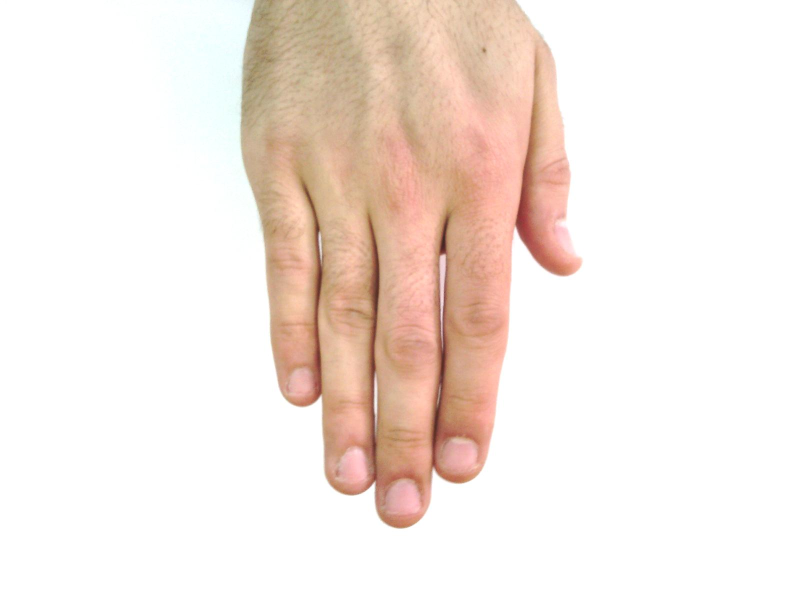
#> input picture src/hand_test/Hand_0000005.jpg, 1600 x 1200 px, given in place of the camera (shown at 1/2 size)
$ python main.py
#> lines starting #> are read from the running program, lines starting #| are printed output that depends on the picture; after the words box and inside, x2 and y2 are one past the last pixel; in counts of white or black regions, pixels touching at a corner belong together
### src/alglib/processing.py
import cv2
import numpy as np
import alglib.colour_space as colour
from scipy.signal import find_peaks

def hsv_mask(frame, lower=np.array([2, 35, 128], np.uint8), upper=np.array([30, 124, 255], np.uint8)):

    colour_space = colour.hsv(frame)

    mask = cv2.inRange(colour_space, lower, upper)

    return mask


# [85 lines left out: functions auto_canny, contour_hsv, contour_canny, contour_curvature_kcos, contour_angle_maxima, not called in this run]


def contour_clustering(contour, cluster_points, grouping_distance=15):

    contour_list = contour.tolist()

    cluster_points_list = cluster_points[0].tolist()

    contour_indexs = []

    for point in cluster_points_list:

        index = contour_list.index(point)

        contour_indexs.append(index)

    contour_indexs = sorted(contour_indexs)

    cluster_groups = []

    current_group = []

    if len(contour_indexs) - 1 > 1:

        for i in range(0, len(contour_indexs)):

            found_neighbour = False

            if i == 0:
                point_to_add = contour_list[contour_indexs[i]]
                current_group.append(point_to_add)

            A_dist = contour_indexs[i - 1]
            B_dist = contour_indexs[i]

            point_to_point_dist = abs(A_dist - B_dist)

            if point_to_point_dist < grouping_distance:
                found_neighbour = True
                point_to_add = contour_list[contour_indexs[i]]
                current_group.append(point_to_add)

            if found_neighbour == False:
                cluster_groups.append(current_group)
                current_group = []
                current_group.append(contour_list[contour_indexs[i]])

    criteria = (cv2.TERM_CRITERIA_EPS + cv2.TERM_CRITERIA_MAX_ITER, 10, 1.0)

    for i in range(0, len(cluster_groups)):

        if len(cluster_groups[i]) > 1:
            np_group = np.array(cluster_groups[i], dtype=int)
            grouped_point = centeroidnp(np_group)
            X = grouped_point[0]
            Y = grouped_point[1]
            cluster_groups[i] = [[[X, Y]]]

    return cluster_groups


def centeroidnp(arr):
    points = arr.tolist()

    x_sum = 0
    y_sum = 0

    length = len(points)

    for point in points:
        x_sum += point[0][0]
        y_sum += point[0][1]

    return int(x_sum/length), int(y_sum/length)


# [6 lines left out: function blob_detect, not called in this run]


def filter_contours(contours, area=50):

    rtn_contours = []

    for cnt in contours:
        if area < cv2.contourArea(cnt):
            rtn_contours.append(cnt)

    return rtn_contours


def hand_contours():

    return


hsv_map = np.zeros((180, 256, 3), np.uint8)
h, s = np.indices(hsv_map.shape[:2])
hsv_map[:, :, 0] = h
hsv_map[:, :, 1] = s
hsv_map[:, :, 2] = 255
hsv_map = cv2.cvtColor(hsv_map, cv2.COLOR_HSV2BGR)
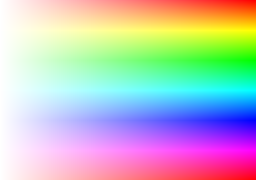
#> hsv_map: shape (180, 256, 3); mean B, G, R 190.8, 190.8, 190.9
#> further down, frame is the input picture: shape (1200, 1600, 3); mean B, G, R 225.4, 232.4, 244.5
hist_scale = 10


# [10 lines left out: function hsv_histogram, not called in this run]

### src/alglib/filter.py
import cv2
import numpy as np


def guass(frame, sigma=1):

#> called with sigma = 1
    kernel = cv2.getGaussianKernel(7, sigma)

    frame = cv2.filter2D(frame, -1, kernel)

    return frame


# [9 lines left out: function sharpen, not called in this run]

### src/alglib/colour_space.py
import cv2
import numpy as np


def hsv(frame):

    colour_space = cv2.cvtColor(frame, cv2.COLOR_BGR2HSV)
#> colour_space: shape (1200, 1600, 3); mean H, S, V 7.5, 23.3, 244.8

    return colour_space


# [15 lines left out: functions gray, white_balance, not called in this run]

### src/alglib/two_filter.py
import cv2
import numpy as np
import alglib.processing as processing
import alglib.filter as filter

lower1 = np.array([0, 70, 0])
upper1 = np.array([180, 255, 256])

lower2 = np.array([26, 0, 0])
upper2 = np.array([26, 40, 256])

lower3 = np.array([20, 0, 0])
upper3 = np.array([160, 256, 256])

lower4 = np.array([160, 256, 0])
upper4 = np.array([180, 256, 256])


def filtered_frame(frame):

    hsv_filer1 = processing.hsv_mask(frame, lower1, upper1)
#> in hsv_mask, `mask = cv2.inRange(colour_space, lower, upper)`:
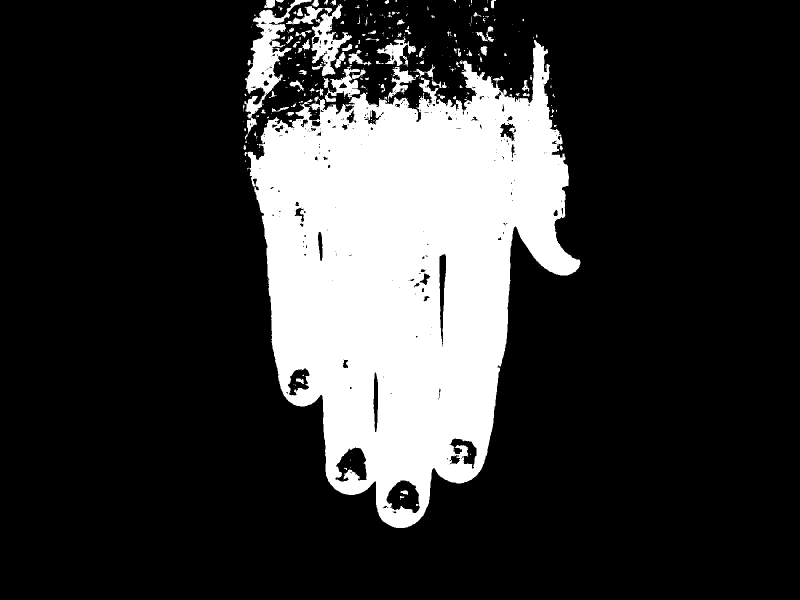
#> mask: shape (1200, 1600) (shown at 1/2 size); 20.8% white; 346 white regions (248 under 20 px), largest, box (x1, y1, x2, y2) and area: (494, 80, 1161, 1056) 373735, (489, 0, 623, 268) 9110, (572, 8, 704, 152) 5310
    hsv_filer2 = processing.hsv_mask(frame, lower2, upper2)
#> in hsv_mask (call 2), `mask = cv2.inRange(colour_space, lower, upper)`:
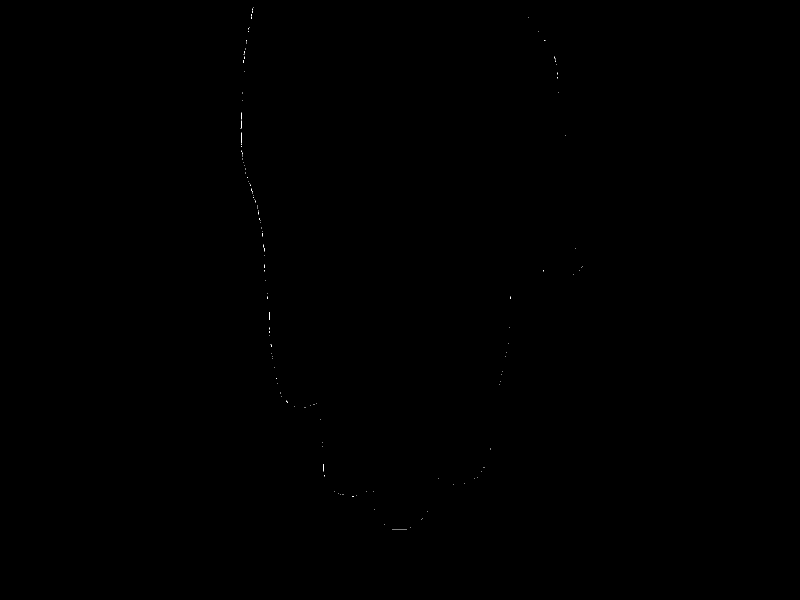
#> mask: shape (1200, 1600) (shown at 1/2 size); 0.02% white in thin lines or dots, all inside (x1, y1, x2, y2) = (481, 15, 1165, 1059)
    hsv_filer3 = processing.hsv_mask(frame, lower3, upper3)
#> in hsv_mask (call 3), `mask = cv2.inRange(colour_space, lower, upper)`:
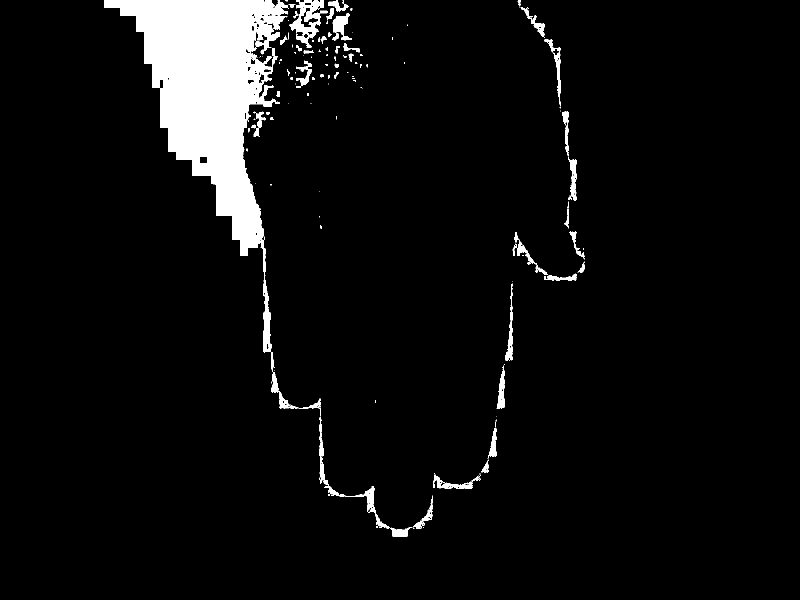
#> mask: shape (1200, 1600) (shown at 1/2 size); 5.5% white; 152 white regions (93 under 20 px), largest, box (x1, y1, x2, y2) and area: (208, 0, 576, 544) 84298, (579, 0, 656, 96) 2921, (639, 834, 824, 1073) 2415
    hsv_filer4 = processing.hsv_mask(frame, lower4, upper4)

    blocking = cv2.bitwise_or(hsv_filer3, hsv_filer4)

    cv2.bitwise_not(hsv_filer2, hsv_filer2)

    blocking_filter = cv2.bitwise_and(hsv_filer2, blocking)
#> blocking_filter: shape (1200, 1600); 5.4% white; 151 white regions (91 under 20 px), largest, box (x1, y1, x2, y2) and area: (208, 0, 576, 544) 84093, (579, 0, 656, 96) 2921, (527, 545, 544, 705) 1374

    cv2.bitwise_not(blocking_filter, blocking_filter)
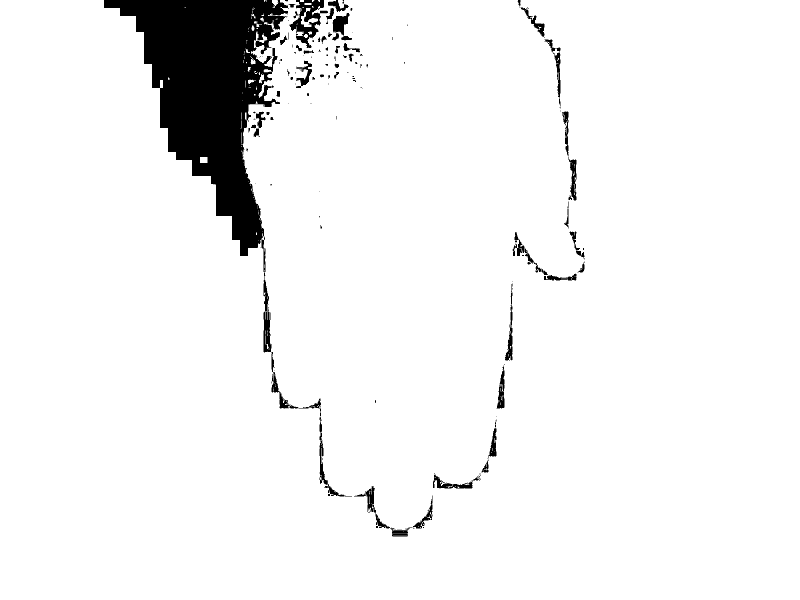
#> blocking_filter: shape (1200, 1600) (shown at 1/2 size); 94.6% white; 151 black regions (91 under 20 px), largest, box (x1, y1, x2, y2) and area: (208, 0, 576, 544) 84093, (579, 0, 656, 96) 2921, (527, 545, 544, 705) 1374

    hsv_filter_final = cv2.bitwise_and(hsv_filer1, blocking_filter)
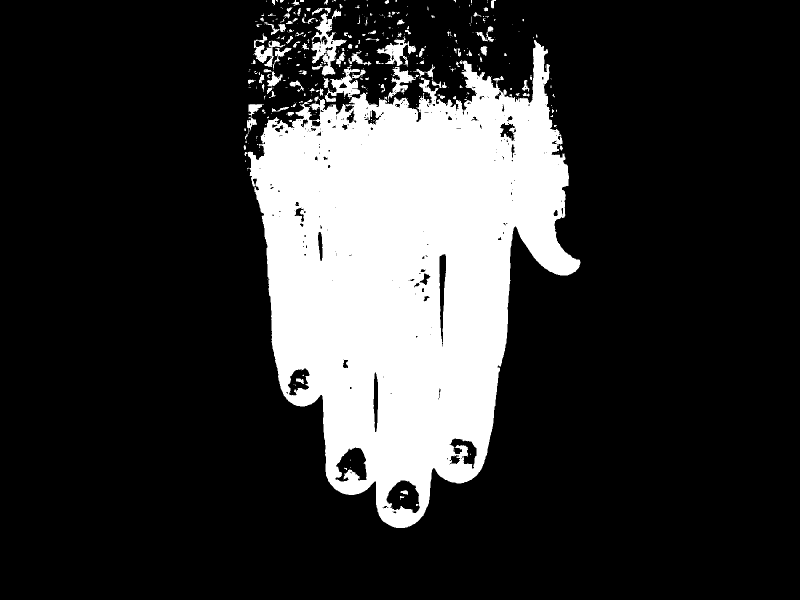
#> hsv_filter_final: shape (1200, 1600) (shown at 1/2 size); 20.4% white; 398 white regions (281 under 20 px)

    return cv2.bitwise_and(frame, frame, mask=hsv_filter_final), hsv_filter_final

### src/alglib/convex_hull.py
import cv2
import numpy as np


def get_hull_points(contour):

    hull = cv2.convexHull(contour, returnPoints=False)
    hull_points = cv2.convexHull(contour, returnPoints=True)

    try:
        defects = cv2.convexityDefects(contour, hull)
    except Exception:
        defects = None

    return hull_points, hull, defects


#def cluster_points(hull_points):
#
#    thresh = 30
#    clustered_points = []
#
#    uncomputed_points = list.clear(hull_points)
#
#    while (len(uncomputed_points) > 0):
#
#        point_of_interest = uncomputed_points[0]
#
#        neibours = [];
#
#        list.remove(point_of_interest)
#
#        for point in uncomputed_points:
#
#            if (np.linalg.norm(point_of_interest-point) < thresh):
#
#
#
#        clustered_points.append(neibours)
#
#
#    return clustered_points


# [10 lines left out: function draw_hull_on_frame, not called in this run]

            #if i == hull_point_no - 1:
                #cv2.line(frame, (hull_points[i][0][0], hull_points[i][0][1]),
               #          (hull_points[0][0][0], hull_points[0][0][1]), (255, 255, 255), 1)

            #else:
                #cv2.line(frame, (hull_points[i][0][0], hull_points[i][0][1]),
                #         (hull_points[i + 1][0][0], hull_points[i + 1][0][1]), (255, 255, 255), 1)

### src/vision.py
import cv2


def init(xres, yres):

    print(cv2.__version__)

    print("starting vision")

    # change this number to set the camera being used
    cap = cv2.VideoCapture(0)

    cap.set(3, xres)
    cap.set(4, yres)

    return cap

### src/main.py
# University of Tasmania
# Owen Holloway
# 206891
# 2019
import cv2
import gc
import copy
import numpy as np
import alglib.filter as filter
import alglib.processing as processing
import alglib.two_filter as two_filter
import threading as threading
import alglib.convex_hull as convexhull
from vision import init

X_RESOLUTION = 1080
Y_RESOLUTION = 720

cap = init(X_RESOLUTION, Y_RESOLUTION)


def drawing_thread(frame_thread, box, max_contour, clusted_points):

    if len(max_contour) > 250:

        cv2.drawContours(frame_thread, [box], 0, (0, 0, 255), 2)
        #cv2.drawContours(frame_thread, [max_contour], -1, (255, 0, 0), 2)

        for i in range(0, len(clusted_points)):
            cv2.circle(frame_thread, (int(clusted_points[i][0][0][0]), int(clusted_points[i][0][0][1])), 6, (211, 0, 255), 3)

    frame_thread = frame_thread


first_run = True

while True:
    gc.enable()
    # Capture frame-by-frame
    ret, frame = cap.read()

    guass_frame = filter.guass(frame)

    filtered_frame, mask = two_filter.filtered_frame(frame)
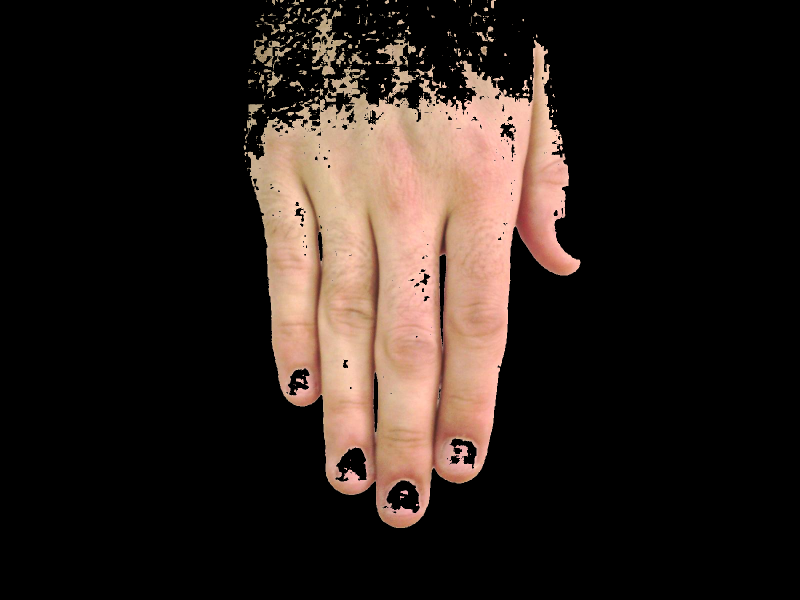
#> filtered_frame: shape (1200, 1600, 3) (shown at 1/2 size); mean B, G, R 28.5, 33.9, 44.2

    contours = cv2.findContours(mask, cv2.RETR_EXTERNAL, cv2.CHAIN_APPROX_SIMPLE)[-2]
#> contours = 373 contours, 292 with area under 20; largest, box (x1, y1, x2, y2) and area: (494, 80, 1161, 1056) 386292, (622, 15, 693, 152) 3424, (753, 72, 832, 134) 1588, (506, 66, 570, 134) 1187, (775, 134, 831, 204) 1118

    contours = processing.filter_contours(contours)
#> the loop in filter_contours, `for cnt in contours:` made 373 passes
#> cnt on passes 1 to 3: [[535, 558]], [[494, 340]], [[490, 321], [490, 322], [491, 323], [491, 321]]
#> after the loop in filter_contours, `for cnt in contours:`: rtn_contours = 36 contours; largest, box (x1, y1, x2, y2) and area: (494, 80, 1161, 1056) 386292, (622, 15, 693, 152) 3424, (753, 72, 832, 134) 1588, (506, 66, 570, 134) 1187, (775, 134, 831, 204) 1118
#> contours has the same summary as rtn_contours in filter_contours

    #preHist = processing.hsv_histogram(colour.hsv(frame))

    #postHist = processing.hsv_histogram(colour.hsv(filtered_frame))

    if first_run:
        first_run = False
        frame_gpu = copy.copy(frame)
        #frame_gpu = cv2.UMat(frame)
    else:
        drawing.join()
        cv2.imshow('Output Frame', cv2.resize(frame_gpu, None, fx=1.5, fy=1.5))
        gc.collect()
        frame_gpu = copy.copy(frame)
        #frame_gpu = cv2.UMat(frame)

    if len(contours) > 0:

        max_contour = max(contours, key=cv2.contourArea)
#> max_contour = contour of 2694 points, box (x1, y1, x2, y2) (494, 80, 1161, 1056), area 386292
        rect = cv2.minAreaRect(max_contour)
#> rect = ((849.5, 580.4), (636.3, 927.8), -8.24)
        box = cv2.boxPoints(rect)
#> box = [[601.1, 1085.1], [468.1, 166.8], [1097.9, 75.67], [1230.8, 993.9]]
        box = np.int0(box)
#> box = [[601, 1085], [468, 166], [1097, 75], [1230, 993]]

        points = convexhull.get_hull_points(max_contour)
#> in get_hull_points, `hull = cv2.convexHull(contour, returnPoints=False)`: hull = 37 values, max 2693 at index 0, min 0 at index 36, mean 1949.7
#> in get_hull_points, `hull_points = cv2.convexHull(contour, returnPoints=True)`: hull_points = contour of 37 points, box (x1, y1, x2, y2) (494, 80, 1161, 1056), area 472413
#> in get_hull_points, `defects = cv2.convexityDefects(contour, hull)`: defects = 32 rows, first 6: [0, 929, 628, 33005], [929, 934, 933, 762], [934, 1529, 1166, 19438], [1529, 1606, 1584, 7952], [1606, 1621, 1617, 2031], [1621, 1771, 1686, 5361]
        clusted_points = processing.contour_clustering(max_contour, points, 40)
#> in contour_clustering, `contour_list = contour.tolist()`: contour_list = 2694 items
#> in contour_clustering, `cluster_points_list = cluster_points[0].tolist()`: cluster_points_list = 37 items
#> the loop in contour_clustering, `for point in cluster_points_list: ` made 37 passes
#> (point, index) on passes 1 to 8: ([[1070, 80]], 2693), ([[1087, 92]], 2677), ([[1094, 98]], 2664), ([[1095, 101]], 2662), ([[1135, 332]], 2476), ([[1160, 523]], 2365), ([[1160, 526]], 2364), ([[1158, 533]], 2360)
#> after the loop in contour_clustering, `for point in cluster_points_list:`: contour_indexs has the same summary as hull in get_hull_points
#> in contour_clustering, `contour_indexs = sorted(contour_indexs)`: contour_indexs = 37 values from 0 to 2693
#> the loop in contour_clustering, `for i in range(0, len(contour_indexs)): ` made 37 passes
#> (found_neighbour, A_dist, B_dist, point_to_point_dist, point_to_add) on passes 3, 6, 8, 9, 10, 11, 13, 14: (True, 929, 934, 5, [[688, 138]]), (True, 1606, 1621, 15, [[494, 337]]), (True, 1771, 1775, 4, [[545, 697]]), (True, 1775, 1809, 34, [[557, 760]]), (True, 1809, 1817, 8, [[561, 776]]), (True, 1817, 1829, 12, [[567, 790]]), (True, 1914, 1919, 5, [[660, 967]]), (True, 1919, 1921, 2, [[667, 975]])
#> after the loop in contour_clustering, `for i in range(0, len(contour_indexs)):`: cluster_groups = 11 items
#> the loop in contour_clustering, `for i in range(0, len(cluster_groups)): ` made 11 passes
#> (points in centeroidnp, length in centeroidnp, X, Y) on passes 3, 5, 7, 10: ([[[695, 134]], [[688, 138]]], 2, 691, 136), ([[[495, 305]], [[494, 337]]], 2, 494, 321), ([[[657, 963]], [[660, 967]], [[667, 975]], [[670, 978]]], 4, 663, 970), ([[[1158, 533]], [[1160, 526]], [[1160, 523]]], 3, 1159, 527)
#> clusted_points = 11 items
        #convexhull.draw_hull_on_frame(frame_gpu, max_contour)

        drawing = threading.Thread(target=drawing_thread, args=(frame_gpu, box, max_contour, clusted_points))
        drawing.start()

    #cv2.imshow('Post Frame', cv2.resize(filtered_frame, None, fx=1, fy=1))
    #cv2.imshow('Pre Hist', preHist)
    #cv2.imshow('Post Hist', postHist)


    if cv2.waitKey(1) & 0xFF == ord('q'):
#> (key q is pressed here)
        break
